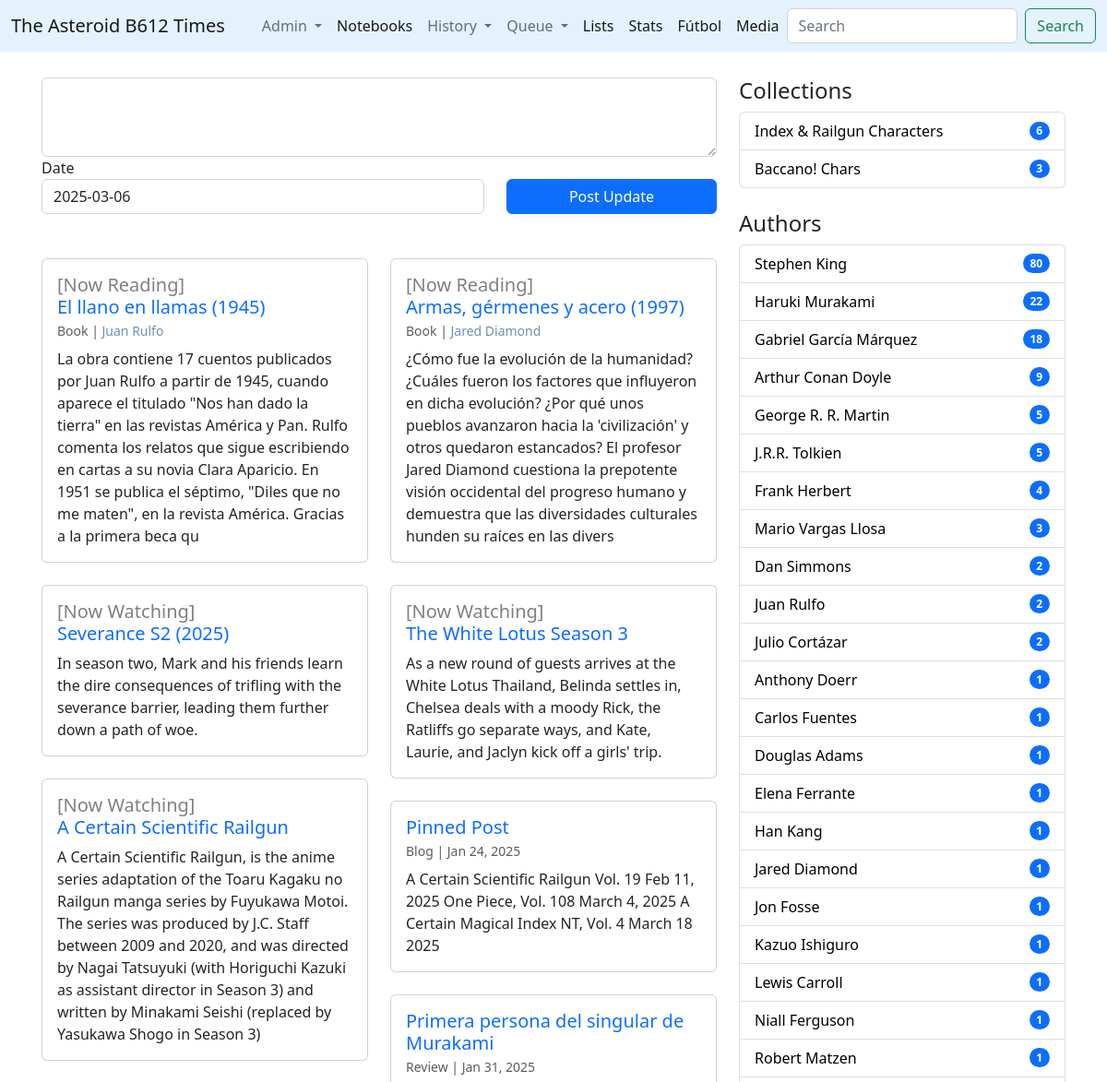
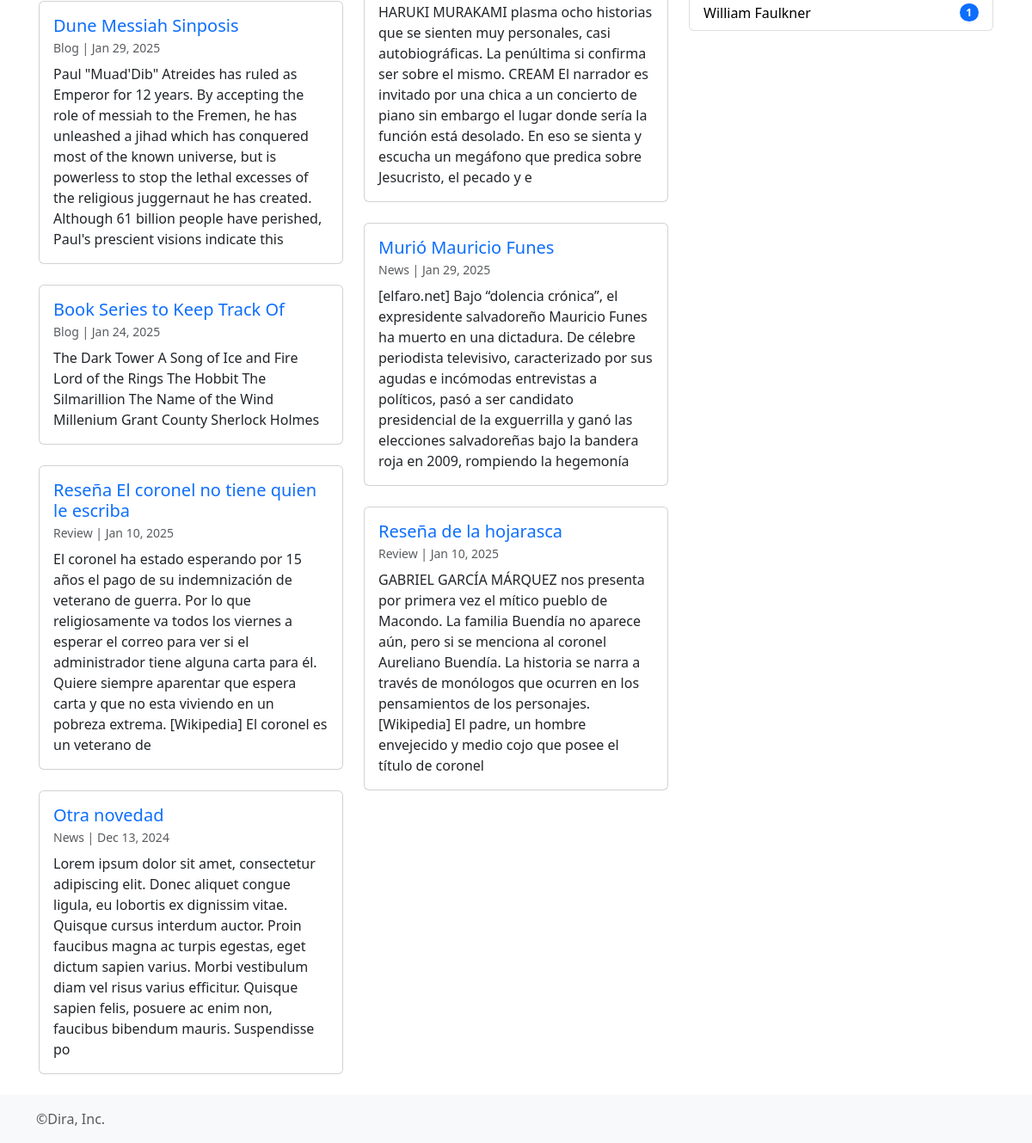
The page / on the database its author committed (2 pictures, top to bottom).
### times/models.py (models this page shows, shortened)
class ProgressBar(models.Model):
	libro = models.ForeignKey(Book,on_delete=models.CASCADE)
	units = models.CharField(max_length=50)
	cantidad = models.IntegerField()
	avance = models.IntegerField(blank=True,default=0)
	fecha_inicio = models.DateField()

class Book(models.Model):
	title = models.CharField(max_length=512)
	orig_lan = models.CharField(max_length=2)
	info = models.TextField()
	pub_year = models.IntegerField()
	wtype = models.ForeignKey(WikiType,on_delete=models.CASCADE)
	@property
	def headtext(self):
		n_corte = self.info.find('==headtext==')
		if n_corte == -1:
			return self.info[0:350]
		else:
			return self.info[0:n_corte]
	@property
	def titulo(self):
		return self.title+' ('+ str(self.pub_year) +')'
	@property
	def authors_links(self):
		creds = Credito.objects.filter(ctype__id__in=[1,5,6,7],media_type=1,media_id=self.id)
		enlaces = ""
		for c in creds:
			enlaces = enlaces + "<a href='/wiki/"+str(c.persona.id)+"' style='text-decoration:none; color:#6F8FAF;'>"+c.persona.title+"</a>,&nbsp;"
		return enlaces[:-7]

class WikiType(models.Model):
	category = models.CharField(max_length=255)

class Credito(models.Model):
	ctype = models.ForeignKey(CreditType,on_delete=models.CASCADE)
	persona = models.ForeignKey(Wiki,on_delete=models.CASCADE)
	media_type = models.IntegerField()
	media_id = models.IntegerField()

class Wiki(models.Model):
	wtype = models.ForeignKey(WikiType,on_delete=models.CASCADE)
	title = models.CharField(max_length=512)
	info = models.TextField()
	created_at = models.DateTimeField(auto_now=True)
	updated_at = models.DateTimeField(null=True,blank=True)
	@property
	def headtext(self):
		n_corte = self.info.find('==headtext==')
		if n_corte == -1:
			return self.info[0:350]
		else:
			return self.info[0:n_corte]

class SeasonProgressBar(models.Model):
	temporada = models.ForeignKey(Season, on_delete=models.CASCADE)
	avance = models.IntegerField(blank=True,default=0)
	fecha_inicio = models.DateField()

class Season(models.Model):
	show = models.ForeignKey(Show,on_delete=models.CASCADE)
	season_t = models.CharField(max_length=255, null=True, blank=True)
	info = models.TextField()
	episodes = models.IntegerField()
	avg_runtime = models.IntegerField()
	premiere = models.IntegerField()
	@property
	def titulo(self):
		if len(self.season_t)<=3:
			return self.show.title+' '+self.season_t+' ('+ str(self.premiere) +')'
		else:
			return self.season_t+' ('+ str(self.premiere) +')'
	@property
	def headtext(self):
		n_corte = self.info.find('==headtext==')
		if n_corte == -1:
			return self.info[0:350]
		else:
			return self.info[0:n_corte]

class Show(models.Model):
	title = models.CharField(max_length=512)
	info = models.TextField()
	wtype = models.ForeignKey(WikiType,on_delete=models.CASCADE)
	@property
	def conteo_s(self):
		n_seasons = Season.objects.filter(show__id = self.id).count()
		return n_seasons

class Pagina(models.Model):
	titulo = models.CharField(max_length=255)
	info = models.TextField()

### times/views.py (the view)
# urls.py: path('', views.homepage, name='homepage'),
def homepage(request):
	nlist = 16
	npics = Wiki.objects.all().count()
	npages = math.ceil(npics/nlist)
	articles = Wiki.objects.all().exclude(wtype__id__in=[1,2,3,4,5,8]).exclude(id=180).order_by('-updated_at')[0:nlist]
	pinned_posts = Wiki.objects.filter(id=180)
	on_reading = ProgressBar.objects.filter(avance__lt=F('cantidad'))
	now_watching = SeasonProgressBar.objects.filter(avance__lt=F('temporada__episodes'))
	authors = Credito.objects.filter(ctype__id=1,media_type=1).exclude(persona__id__in = [36,40]).values('persona__title','persona__id').annotate(qbooks=Count('media_id')).order_by('-qbooks')
	dpaginas = PageRels.objects.values('page__titulo','page__id').annotate(qitems = Count('page__id'), lastup=Max('child__updated_at')).order_by('-lastup')[0:50]
	return render(request,'homepage.html',{'articles':articles,'pinned_posts':pinned_posts,'dpaginas':dpaginas,'npages':range(npages),'on_reading':on_reading,'now_watching':now_watching	,'authors':authors})

### times/templates/homepage.html (shortened to what this page needs)
{% extends 'base.html' %}
{% load static %}
{% block contenido %}
<article>
    <form method="POST" action="{% url 'savepost' %}">
    <div class="form-group">
	    <textarea name = "entrada" class="form-control" id="exampleFormControlTextarea1" rows="3"></textarea>
	  </div>
	   <div class="row">
	  <div class="form-group col-sm-6 col-lg-8 mb-8">
	    <label for="exampleFormControlInput1">Date</label>
	    <input type = "text" value="{% now 'Y-m-d' %}" name="fecha" class="form-control" id="exampleFormControlInput1">
    </div>
    <div class="form-group col-sm-6 col-lg-4 mb-4">
        <label for="exampleFormControlInput1">&nbsp;&nbsp;</label>
	    <button type="submit" class="btn btn-primary" style="width:100%">Post Update</button>
	  </div>
	  </div>
    </form>
</article>
<br>
<div class="row" data-masonry='{"percentPosition": true }'>
  {% if on_reading %}
  {% for r in on_reading %}
  <div class="col-sm-6 col-lg-6 mb-4">
      <div class="card">
        <div class="card-body">
          <h5 class="card-title"><a href='{% url "book" r.libro.id  %}' style="text-decoration: none;"><span style="color:grey;">[Now Reading]</span><br> {{r.libro.titulo}}</a>
            <br><small class="text-muted" style="font-size: 0.7em; font-weight: normal;">{{r.libro.wtype.category|capfirst}} | {{r.libro.authors_links|safe}}</small></h5>
          <p class="card-text">{{r.libro.headtext}}</p>
        </div>
      </div>
       </div>
  {% endfor %}
  {%  endif %}
  {% if now_watching %}
  {% for r in now_watching %}
  <div class="col-sm-6 col-lg-6 mb-4">
      <div class="card">
        <div class="card-body">
          <h5 class="card-title"><a href='{% url "show" r.temporada.show.id  %}' style="text-decoration: none;"><span style="color:grey;">[Now Watching]</span>
          <br>{% if r.temporada.show.conteo_s == 1 %}{{r.temporada.show.title}}{%else%}{{r.temporada.titulo}}{% endif %}</a></h5>
          <p class="card-text">{{r.temporada.headtext}}</p>
        </div>
      </div>
       </div>
  {% endfor %}
  {%  endif %}
  {% for a in pinned_posts %}
<div class="col-sm-6 col-lg-6 mb-4">
      <div class="card">
        <div class="card-body">
          <h5 class="card-title"><a href='{% url "wiki" a.id  %}' style="text-decoration: none;">{{a.title}}</a>
          	<br><small class="text-muted" style="font-size: 0.7em; font-weight: normal;">{{a.wtype.category|capfirst}} | {{a.updated_at|date:"M d, Y"}}</small></h5>
          <p class="card-text">{{a.headtext}}</p>
        </div>
      </div>
       </div>
{% endfor %}
{% for a in articles %}
<div class="col-sm-6 col-lg-6 mb-4">
      <div class="card">
        <div class="card-body">
          <h5 class="card-title"><a href='{% url "wiki" a.id  %}' style="text-decoration: none;">{{a.title}}</a>
          	<br><small class="text-muted" style="font-size: 0.7em; font-weight: normal;">{{a.wtype.category|capfirst}} | {{a.updated_at|date:"M d, Y"}}</small></h5>
          <p class="card-text">{{a.headtext}}</p>
        </div>
      </div>
       </div>
{% endfor %}
</div>
{% endblock%}
{% block rightbar %}
<br>
<h4>Collections</h4>
      <ul class="list-group">
        {% for d in dpaginas %}
          <li class="list-group-item d-flex justify-content-between align-items-center">
          <a href="{% url 'page' d.page__id %}" style="color:black; text-decoration: none;"> {{d.page__titulo}}</a>
            <span class="badge bg-primary rounded-pill">{{d.qitems}}</span>
          </li>
        {% endfor %}
      </ul>
  <br>
<h4>Authors</h4>
      <ul class="list-group">
        {% for d in authors %}
          <li class="list-group-item d-flex justify-content-between align-items-center">
          <a href="{% url 'wiki' d.persona__id %}" style="color:black; text-decoration: none;"> {{d.persona__title}}</a>
            <span class="badge bg-primary rounded-pill">{{d.qbooks}}</span>
          </li>
        {% endfor %}
      </ul>
      <br><br>
{% endblock %}

### rows shown on the page
ProgressBar: libro.titulo "El llano en llamas (1945)", libro.wtype.category "Book", libro.authors_links "Juan Rulfo", libro.headtext "La obra contiene 17 cuentos publicados por Juan Rulfo a partir de 1945, cuando aparece el titulado \"Nos han dado la tierra\" en las revistas América y Pan. Rulfo comenta los relatos que sigue escribiendo en cartas a su novia Clara Aparicio. En 1951 se publica el séptimo, \"Diles que no me maten\", en la revista América. Gracias a la primera beca qu"
ProgressBar: libro.titulo "Armas, gérmenes y acero (1997)", libro.wtype.category "Book", libro.authors_links "Jared Diamond", libro.headtext "¿Cómo fue la evolución de la humanidad? ¿Cuáles fueron los factores que influyeron en dicha evolución? ¿Por qué unos pueblos avanzaron hacia la 'civilización' y otros quedaron estancados? El profesor Jared Diamond cuestiona la prepotente visión occidental del progreso humano y demuestra que las diversidades culturales hunden su raíces en las divers"
SeasonProgressBar: temporada.titulo "Severance S2 (2025)", temporada.headtext "In season two, Mark and his friends learn the dire consequences of trifling with the severance barrier, leading them further down a path of woe."
SeasonProgressBar: temporada.show "The White Lotus Season 3", temporada.headtext "As a new round of guests arrives at the White Lotus Thailand, Belinda settles in, Chelsea deals with a moody Rick, the Ratliffs go separate ways, and Kate, Laurie, and Jaclyn kick off a girls' trip."
SeasonProgressBar: temporada.show "A Certain Scientific Railgun", temporada.headtext "A Certain Scientific Railgun, is the anime series adaptation of the Toaru Kagaku no Railgun manga series by Fuyukawa Motoi. The series was produced by J.C. Staff between 2009 and 2020, and was directed by Nagai Tatsuyuki (with Horiguchi Kazuki as assistant director in Season 3) and written by Minakami Seishi (replaced by Yasukawa Shogo in Season 3)"
Wiki: title "Pinned Post", wtype.category "Blog", updated_at "Jan 24, 2025", headtext "A Certain Scientific Railgun Vol. 19 Feb 11, 2025 One Piece, Vol. 108 March 4, 2025 A Certain Magical Index NT, Vol. 4 March 18 2025"
Wiki: title "Primera persona del singular de Murakami", wtype.category "Review", updated_at "Jan 31, 2025", headtext "HARUKI MURAKAMI plasma ocho historias que se sienten muy personales, casi autobiográficas. La penúltima si confirma ser sobre el mismo. CREAM El narrador es invitado por una chica a un concierto de piano sin embargo el lugar donde sería la función está desolado. En eso se sienta y escucha un megáfono que predica sobre Jesucristo, el pecado y e"
Wiki: title "Dune Messiah Sinposis", wtype.category "Blog", updated_at "Jan 29, 2025", headtext "Paul \"Muad'Dib\" Atreides has ruled as Emperor for 12 years. By accepting the role of messiah to the Fremen, he has unleashed a jihad which has conquered most of the known universe, but is powerless to stop the lethal excesses of the religious juggernaut he has created. Although 61 billion people have perished, Paul's prescient visions indicate this"
Wiki: title "Murió Mauricio Funes", wtype.category "News", updated_at "Jan 29, 2025", headtext "[elfaro.net] Bajo “dolencia crónica”, el expresidente salvadoreño Mauricio Funes ha muerto en una dictadura. De célebre periodista televisivo, caracterizado por sus agudas e incómodas entrevistas a políticos, pasó a ser candidato presidencial de la exguerrilla y ganó las elecciones salvadoreñas bajo la bandera roja en 2009, rompiendo la hegemonía"
Wiki: title "Book Series to Keep Track Of", wtype.category "Blog", updated_at "Jan 24, 2025", headtext "The Dark Tower A Song of Ice and Fire Lord of the Rings The Hobbit The Silmarillion The Name of the Wind Millenium Grant County Sherlock Holmes"
Wiki: title "Reseña El coronel no tiene quien le escriba", wtype.category "Review", updated_at "Jan 10, 2025", headtext "El coronel ha estado esperando por 15 años el pago de su indemnización de veterano de guerra. Por lo que religiosamente va todos los viernes a esperar el correo para ver si el administrador tiene alguna carta para él. Quiere siempre aparentar que espera carta y que no esta viviendo en un pobreza extrema. [Wikipedia] El coronel es un veterano de"
Wiki: title "Reseña de la hojarasca", wtype.category "Review", updated_at "Jan 10, 2025", headtext "GABRIEL GARCÍA MÁRQUEZ nos presenta por primera vez el mítico pueblo de Macondo. La familia Buendía no aparece aún, pero si se menciona al coronel Aureliano Buendía. La historia se narra a través de monólogos que ocurren en los pensamientos de los personajes. [Wikipedia] El padre, un hombre envejecido y medio cojo que posee el título de coronel"
Wiki: title "Otra novedad", wtype.category "News", updated_at "Dec 13, 2024", headtext "Lorem ipsum dolor sit amet, consectetur adipiscing elit. Donec aliquet congue ligula, eu lobortis ex dignissim vitae. Quisque cursus interdum auctor. Proin faucibus magna ac turpis egestas, eget dictum sapien varius. Morbi vestibulum diam vel risus varius efficitur. Quisque sapien felis, posuere ac enim non, faucibus bibendum mauris. Suspendisse po"
Pagina: page__titulo "Index & Railgun Characters", qitems "6"
Pagina: page__titulo "Baccano! Chars", qitems "3"
Wiki: persona__title "Jared Diamond", qbooks "1"

### other values the page prints
{{ d.persona__title }} "Stephen King" "Haruki Murakami" "Gabriel García Márquez" "Arthur Conan Doyle" "George R. R. Martin" "J.R.R. Tolkien" "Frank Herbert" "Mario Vargas Llosa" "Dan Simmons" "Juan Rulfo" "Julio Cortázar" "Anthony Doerr" "Carlos Fuentes" "Douglas Adams" "Elena Ferrante" "Han Kang" "Jon Fosse" "Kazuo Ishiguro" "Lewis Carroll" "Niall Ferguson" "Robert Matzen" "William Faulkner"
{{ d.qbooks }} "80" "22" "18" "9" "5" "5" "4" "3" "2" "2" "2" "1" "1" "1" "1" "1" "1" "1" "1" "1" "1" "1"
